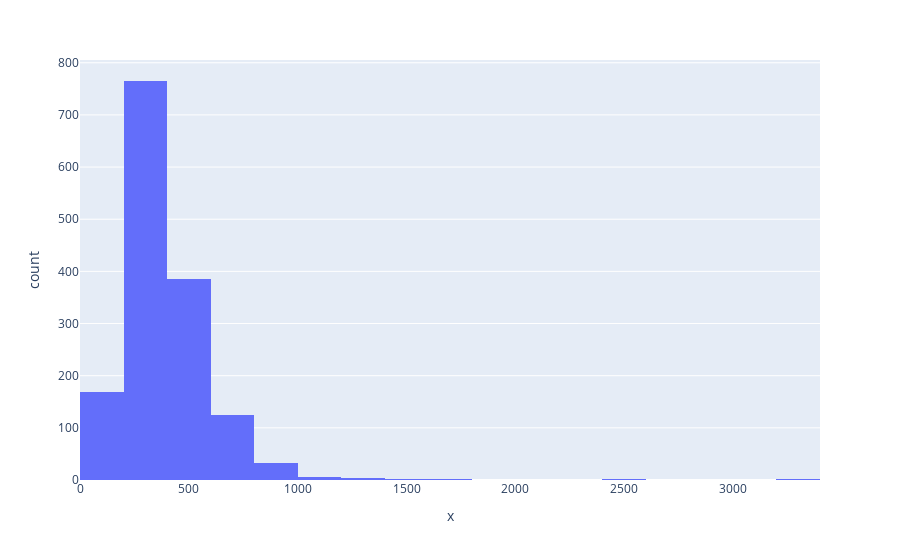

Notebook cell for this chart:
### Code cell
configure_plotly_browser_state()
import plotly.express as px
#df = px.data.tips()
fig = px.histogram(x=seq_len,nbins=30)
fig.show()

### Figure 1 — Plotly figure (JSON) as saved in the notebook; plotly's stock layout.template omitted (floating-point values rounded to 4 significant figures; data arrays with more than 128 entries replaced by an {"elided": "..."} marker saying what was removed)
{"data": [{"hovertemplate": "x=%{x}<br>count=%{y}", "showlegend": false, "legendgroup": "", "name": "", "yaxis": "y", "nbinsx": 30, "marker": {"color": "#636efa"}, "hoverlabel": {"namelength": 0}, "offsetgroup": "", "xaxis": "x", "bingroup": "x", "x": {"elided": "1490 int values"}, "alignmentgroup": "True", "type": "histogram", "orientation": "v"}], "layout": {"xaxis": {"domain": [0, 1], "anchor": "y", "title": {"text": "x"}}, "yaxis": {"domain": [0, 1], "anchor": "x", "title": {"text": "count"}}, "barmode": "relative", "margin": {"t": 60}, "legend": {"tracegroupgap": 0}}}
